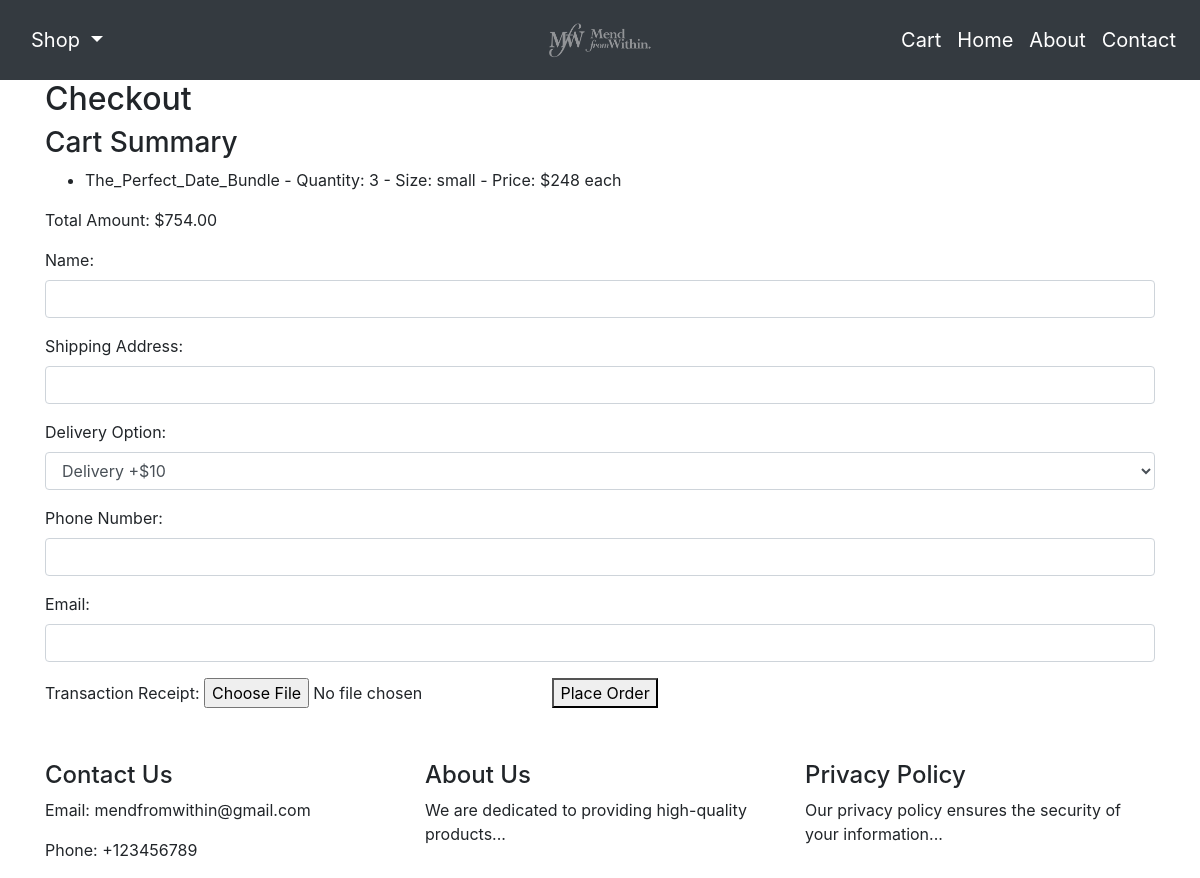
/checkout/ (signed in), run on an earlier commit of the app's database.
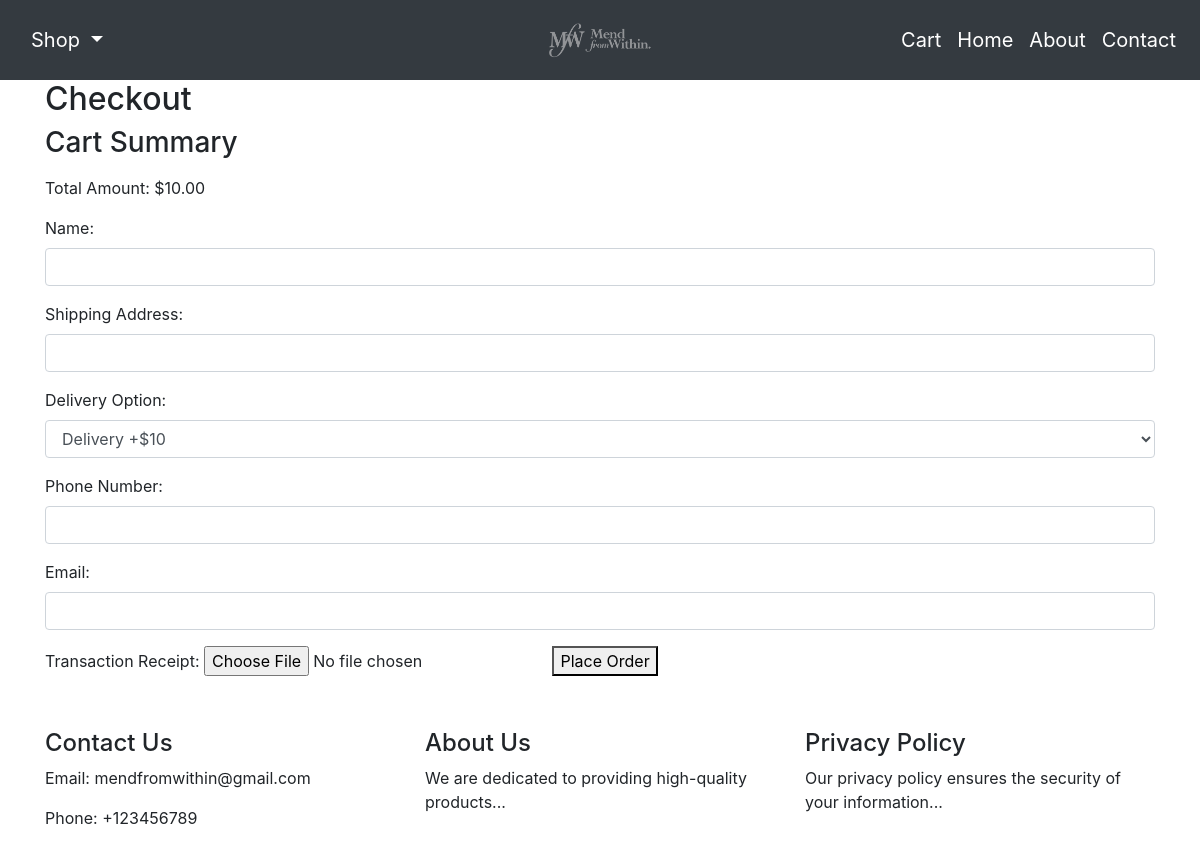
And on a later commit of the database.
### main/models.py (models this page shows, shortened)
class CartItem(models.Model):
    item = models.ForeignKey(Item, on_delete=models.CASCADE)
    quantity = models.IntegerField()
    user = models.CharField(max_length=100, blank=True)
    size = models.CharField(max_length=100, blank=True)
    order = models.ForeignKey('Order', on_delete=models.CASCADE, blank=True, null=True)
    def __str__(self):
        return f"{self.quantity} of {self.size} {self.item.name}"

class Item(models.Model):
    category = models.CharField(max_length=100)
    name = models.CharField(max_length=100)
    description = models.TextField(blank=True)
    stock = models.IntegerField(blank=True, null=True)  # Using null=True for integer fields with blank option
    price = models.IntegerField()

### main/views.py (the view)
# urls.py: path("checkout/", views.checkout, name="checkout"),
def checkout(request):
    session_key = request.session.session_key
    cart_items = CartItem.objects.filter(user=request.user)
    print(cart_items)
    order_summary = ', '.join([f"{item.quantity} {item.size} {item.item.name}" for item in cart_items])
    print(order_summary)
    total_amount = sum(item.item.price * item.quantity for item in cart_items)
    if request.method == 'POST':
        checkout_form = CheckoutForm(request.POST)
        payment_form = PaymentForm(request.POST, request.FILES)
        if checkout_form.is_valid() and payment_form.is_valid():
            delivery_option = checkout_form.cleaned_data.get('delivery_option')
            if delivery_option == 'delivery':
                total_amount += 10
            name = checkout_form.cleaned_data['name']
            order = Order.objects.create(user=name, session_key=session_key, total=total_amount)
            for cart_item in cart_items:
                cart_item.order = order
                cart_item.save()
            order.order_summary = order_summary
            order.receipt = payment_form.cleaned_data['receipt']
            order.save()
            print(cart_items)
            cart_items.delete()
            return redirect('order_success')
    else:
        checkout_form = CheckoutForm()
        payment_form = PaymentForm()
    return render(request, 'main/checkout.html', {'checkout_form': checkout_form, 'payment_form': payment_form, 'total_amount': total_amount, 'cart_items': cart_items})

### main/forms.py
class CheckoutForm(forms.Form):
    name = forms.CharField(label='Name', required=True, widget=forms.TextInput(attrs={'class': 'form-control'}))
    shipping_address = forms.CharField(label='Shipping Address', required=True, widget=forms.TextInput(attrs={'class': 'form-control'}))
    delivery_option = forms.ChoiceField(
        label='Delivery Option',
        choices=[('delivery', 'Delivery +$10'), ('pickup', 'Pickup')],
        widget=forms.Select(attrs={'class': 'form-control'})
    )
    phone_number = forms.CharField(label='Phone Number', required=True, widget=forms.TextInput(attrs={'class': 'form-control'}))
    email = forms.EmailField(label='Email', required=True, widget=forms.EmailInput(attrs={'class': 'form-control'}))

class PaymentForm(forms.Form):
    receipt = forms.ImageField(label='Transaction Receipt', required=True)

### main/templates/main/checkout.html (shortened to what this page needs)
{% extends 'main/base.html' %}
{% block body %}
  <h2>Checkout</h2>
  <div>
    <h3>Cart Summary</h3>
    <ul>
      {% for cart_item in cart_items %}
        <li>{{ cart_item.item.name }} - Quantity: {{ cart_item.quantity }} - Size: {{cart_item.size}} - Price: ${{ cart_item.item.price }} each</li>
      {% endfor %}
    </ul>
    <p id="total-amount">Total Amount: ${{ total_amount }}</p>
  </div>
  <form method="post" enctype="multipart/form-data">
    {{ checkout_form.as_p }}
    <label for="id_receipt">Transaction Receipt:</label>
    {{ payment_form.receipt }}
    <button type="submit">Place Order</button>
  </form>
{% endblock %}

What changed in the data, as far as the page shows it:
removed CartItem: item.name "The_Perfect_Date_Bundle", quantity "3", size "small", item.price "248"
Also different on the page:
text written by a page script: "Total Amount: $754.00" → "Total Amount: $10.00"
